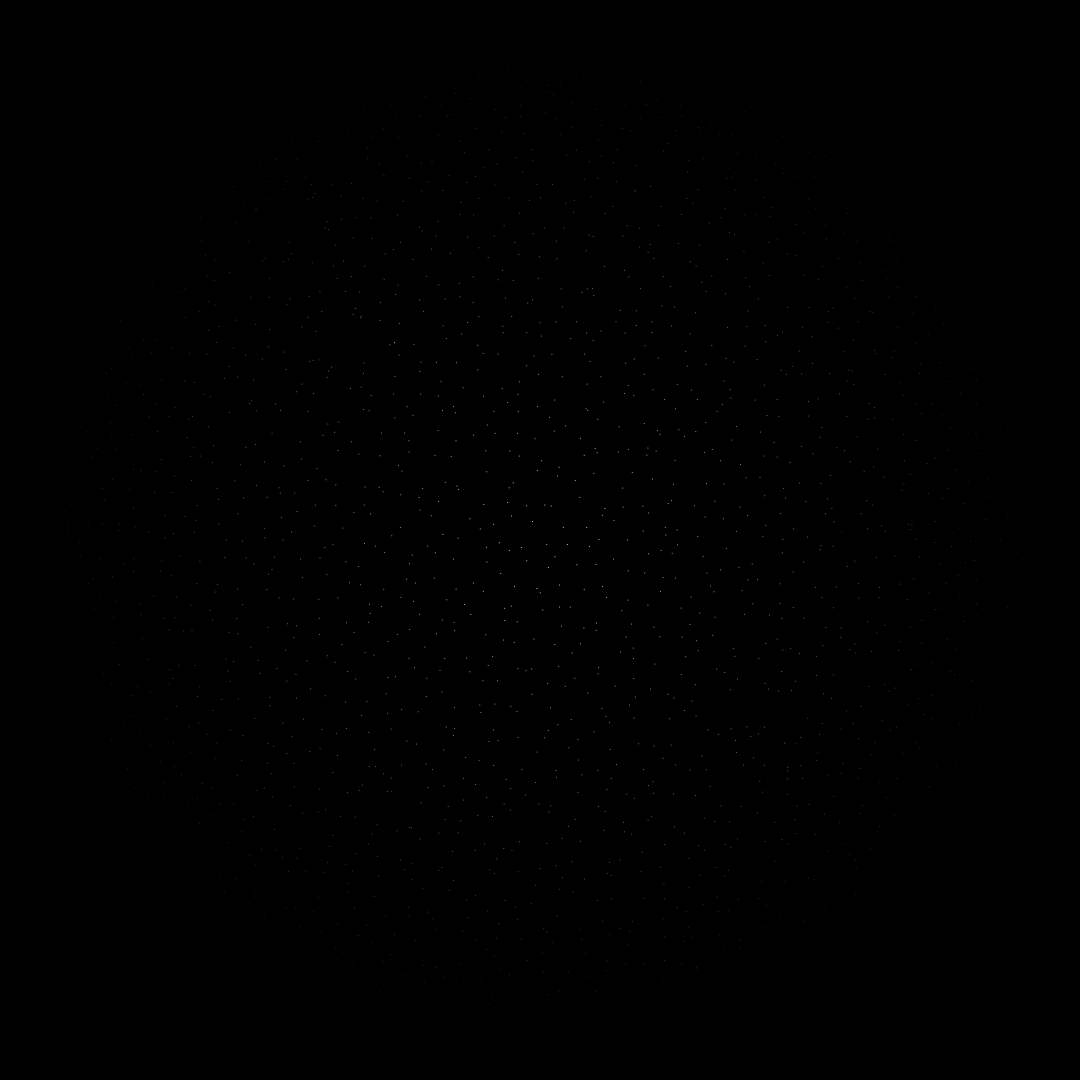
Frame 1 (no input)
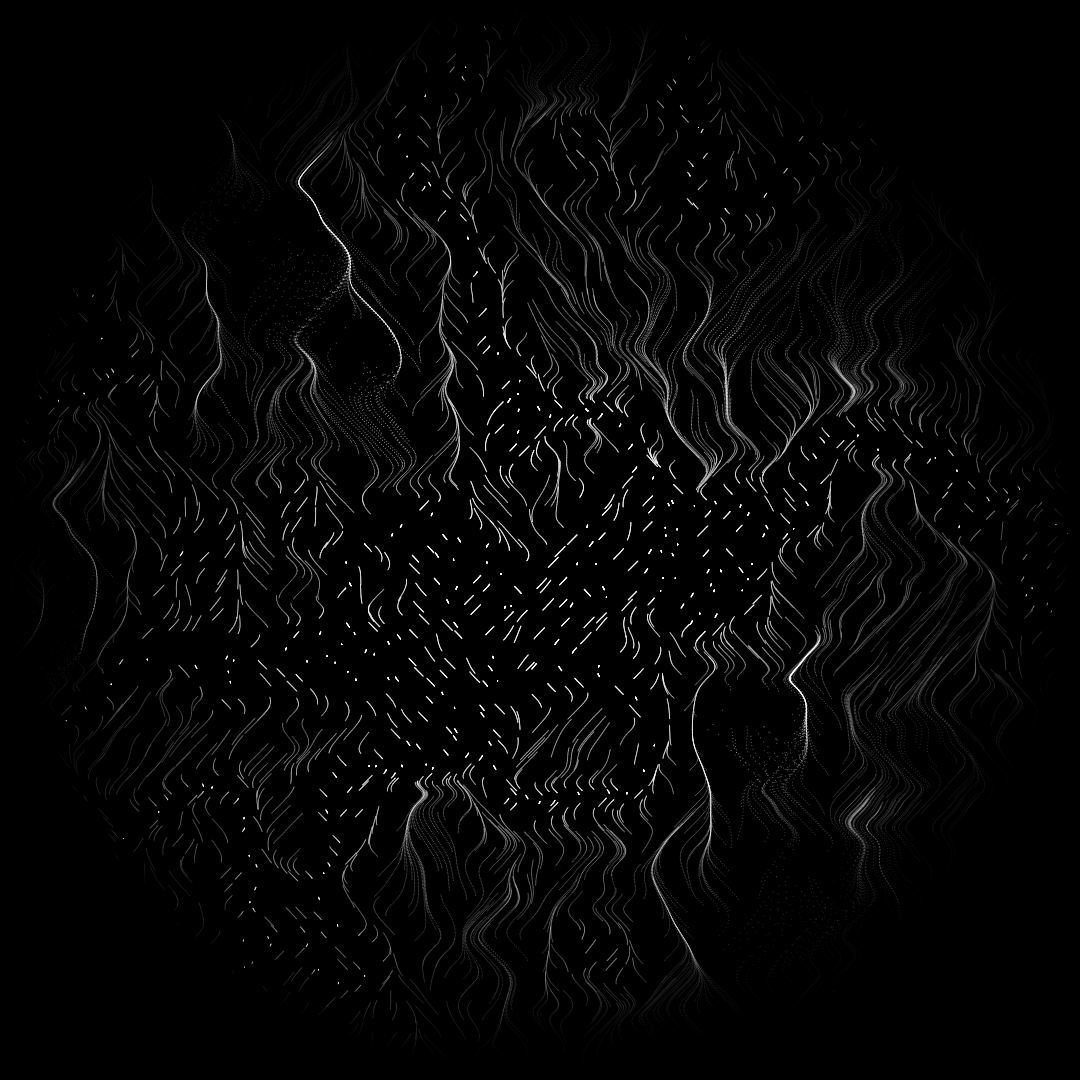
Frame 60 (no input)
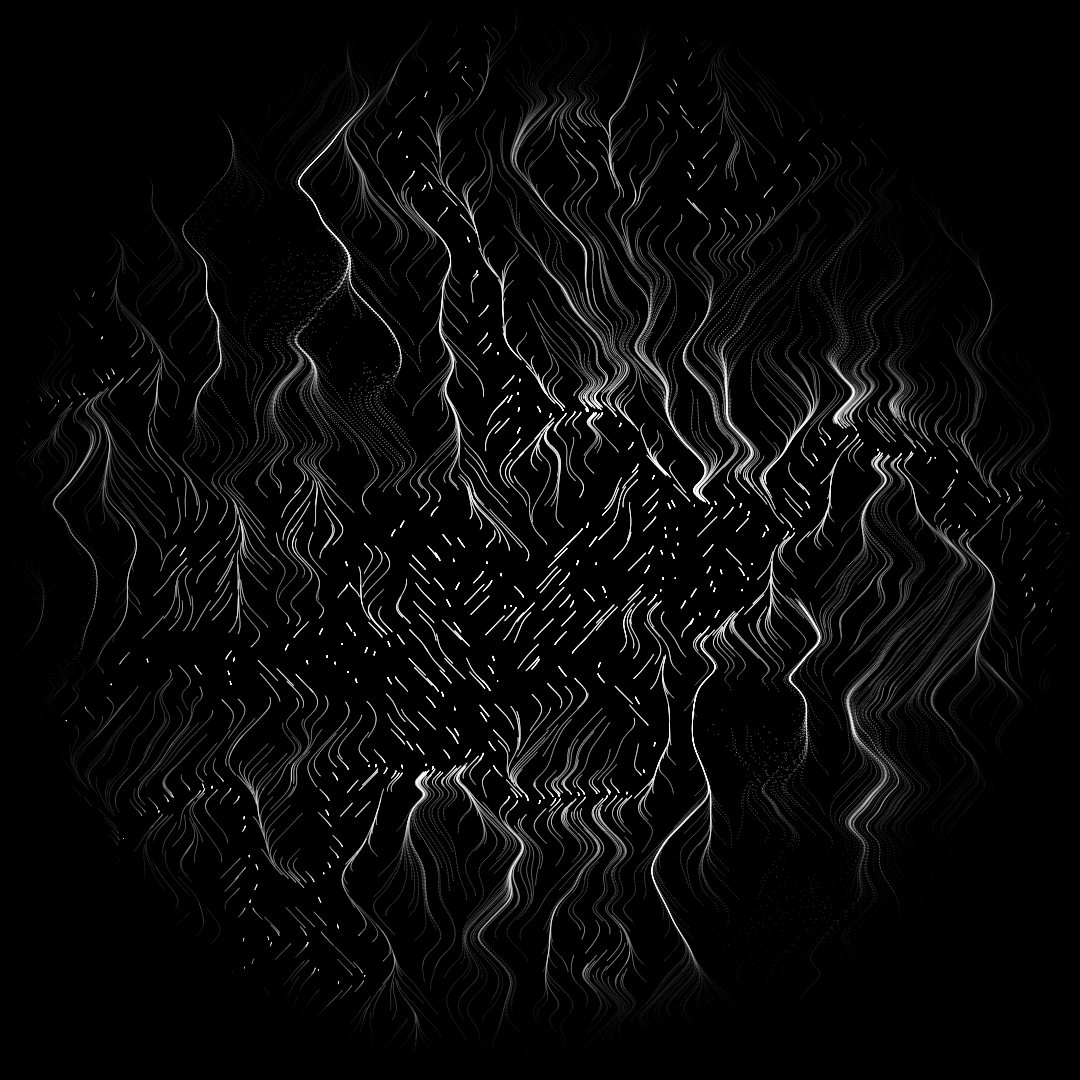
Frame 120 (the mouse pressed at the canvas centre since frame 60)

The p5.js sketch that drew these frames (run headless with seeded random() and noise() and a simulated clock; from frame 60 on, the mouse is pressed at the canvas centre):

// p5.js sketch
// ── sketch.js
// 13/7/21
// Perlin's Storm
// Abstract paintings with perlin noise

let points = [];
let mult = 0.005;

function setup() {
  createCanvas(1080, 1080);
  background(0);
  noStroke();
  angleMode(DEGREES);

  let density = width / 20;
  let space = width / density;

  // creating grid layout
  for (let x = 0; x < width; x += space) {
    for (let y = 0; y < height; y += space) {
      let p = createVector(x + random(-10, 10), y + random(-10, 10));
      points.push(p);
    }
  }

  mult = random(0.003, 0.005);
}

function draw() {
  for (let i = 0; i < points.length; i++) {
    // calculate alpha
    let alpha = map(dist(width / 2, height / 2, points[i].x, points[i].y), 0, width / 2, 255, 0);

    fill(255, alpha);

    // calculate angle by which to move points
    let angle = map(noise(points[i].x * mult, points[i].y * mult), 0, 1, 0, 360);

    points[i].add(createVector(tan(angle) * sin(angle * 10), tan(angle)));

    // only draw within circle
    if (dist(width / 2, height / 2, points[i].x, points[i].y) < width / 2) {
      ellipse(points[i].x, points[i].y, 1);
    }
  }
  if (frameCount == 150) noLoop();
}
